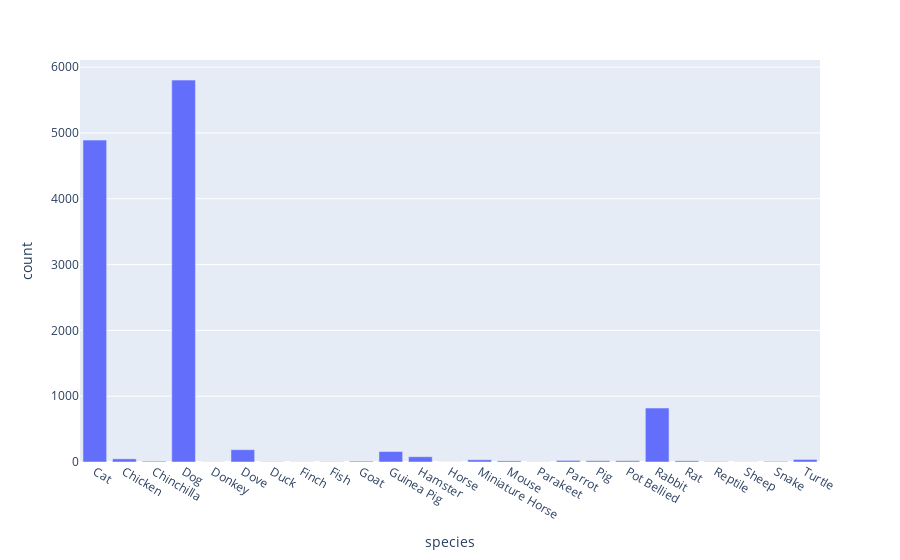

Notebook source saved alongside this figure:
### Code cell
fig = px.bar(speciestable, x='species', y='count')
fig.show()

### Figure 1 — Plotly figure (JSON) as saved in the notebook; plotly's stock layout.template omitted (floating-point values rounded to 4 significant figures)
{"data": [{"alignmentgroup": "True", "hovertemplate": "species=%{x}<br>count=%{y}<extra></extra>", "legendgroup": "", "marker": {"color": "#636efa"}, "name": "", "offsetgroup": "", "orientation": "v", "showlegend": false, "textposition": "auto", "type": "bar", "x": ["Cat", "Chicken", "Chinchilla", "Dog", "Donkey", "Dove", "Duck", "Finch", "Fish", "Goat", "Guinea Pig", "Hamster", "Horse", "Miniature Horse", "Mouse", "Parakeet", "Parrot", "Pig", "Pot Bellied", "Rabbit", "Rat", "Reptile", "Sheep", "Snake", "Turtle"], "xaxis": "x", "y": [4891, 48, 12, 5803, 2, 187, 4, 2, 4, 13, 159, 80, 1, 34, 17, 2, 24, 19, 19, 820, 18, 6, 2, 9, 39], "yaxis": "y"}], "layout": {"barmode": "relative", "legend": {"tracegroupgap": 0}, "margin": {"t": 60}, "xaxis": {"anchor": "y", "domain": [0, 1], "title": {"text": "species"}}, "yaxis": {"anchor": "x", "domain": [0, 1], "title": {"text": "count"}}}}
